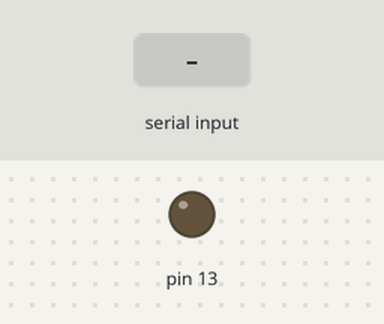
A sketch run on a simulated Arduino Uno, built with avr-gcc and run on an emulated ATmega328P. Shown: output pins drawn as LEDs (lit = HIGH). The test bench sets the inputs (shaded band).

Above: at 1.2 s.
1.3 s: "1" received over Serial
At 2.3 s:
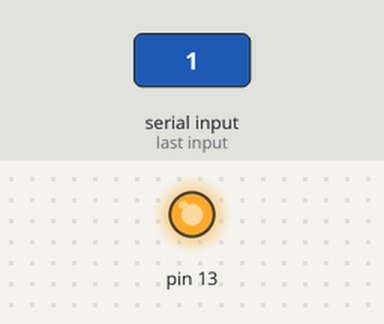
Timing chart, 0 to 4.3 s (numbered marks = the images above; inputs shaded):
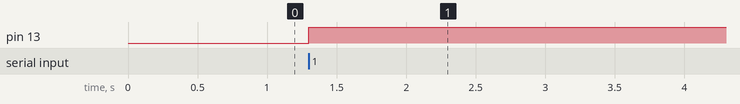

The sketch:

Arduino.ino
```cpp
void setup()
{
  Serial.begin(115200);
  pinMode(13,OUTPUT);
}

void loop()
{
  if(Serial.available())
  {
    char ch = Serial.read();

    switch(ch)
    {
      case '1':
      digitalWrite(13,HIGH-digitalRead(13));
      break;
    }
  }
}
```

Measured:
- after the input at 1.3 s, pin 13: LOW → HIGH at once
